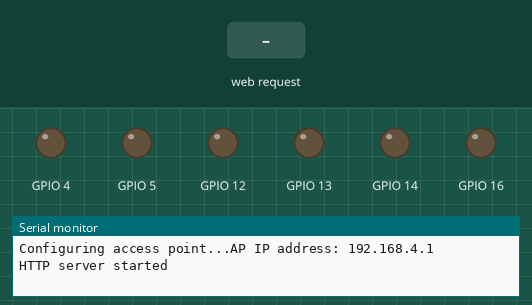
Bench run of a sketch on a simulated ESP8266 (NodeMCU). On the bench: output pins drawn as LEDs (lit = HIGH), the last lines printed to the serial monitor. The test bench sets the inputs (shaded band).

Above: at 2.2 s.
2.3 s: HTTP request GET /gpio/1 received
At 3.2 s:
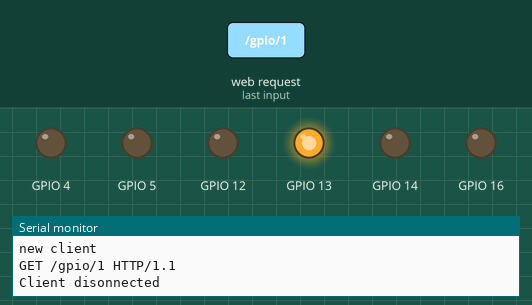
3.8 s: HTTP request GET /gpio/3 received
At 4.4 s:
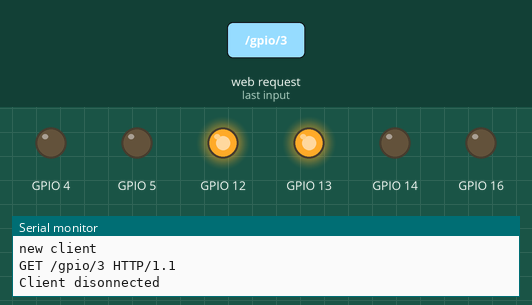
5.3 s: HTTP request GET /gpio/0 received
At 6.5 s:
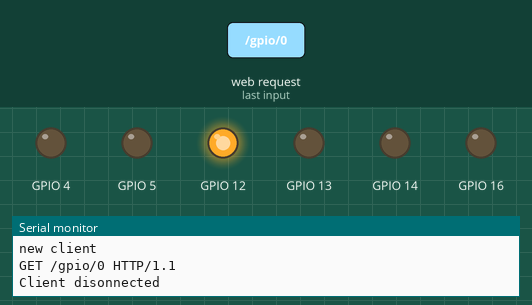
6.8 s: HTTP request GET /gpio/5 received
At 7.9 s:
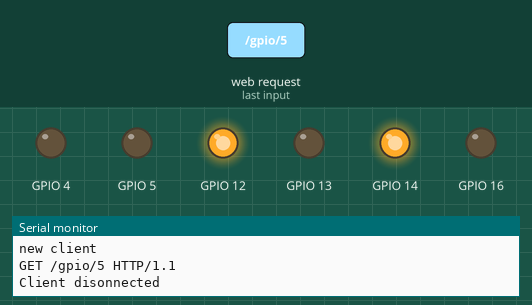
8.3 s: HTTP request GET /gpio/2 received
At 9.0 s:
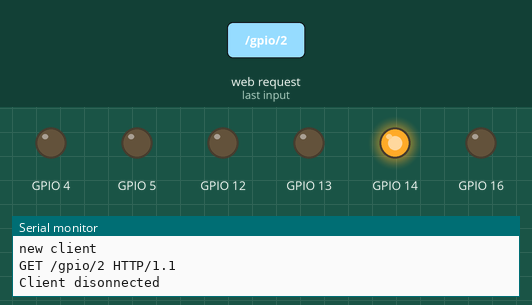
9.8 s: HTTP request GET /gpio/7 received
At 10.1 s:
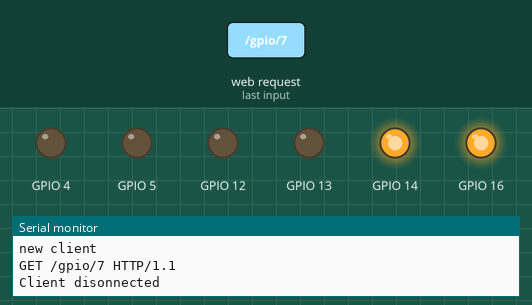
Timing chart, 0 to 12.3 s (numbered marks = the images above; inputs shaded):
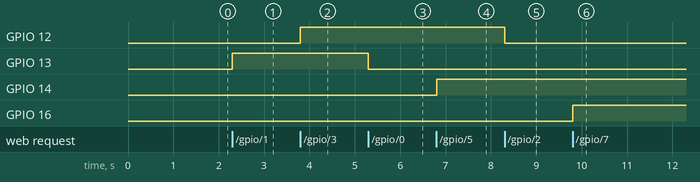

Measured:
- after the input at 2.3 s, GPIO 13: LOW → HIGH at once
- after the input at 3.8 s, GPIO 12: LOW → HIGH at once
- after the input at 5.3 s, GPIO 13: HIGH → LOW at once
- after the input at 6.8 s, GPIO 14: LOW → HIGH at once
- after the input at 8.3 s, GPIO 12: HIGH → LOW at once
- after the input at 9.8 s, GPIO 16: LOW → HIGH at once

The sketch:

code.ino
```cpp
/*
 * androidauto.ino
 *
 * Created: 14-Aug-16 2:04:31 PM
 * Author :NASEEFMK
 */

/* Create a WiFi access point and provide a web server on it. */

//#include <ESP8266WiFi.h>
//#include <WiFiClient.h>
//#include <ESP8266WebServer.h>
#include <ESP8266WiFi.h>
/* Set these to your desired credentials. */
const char *ssid = "MACHINSER";
const char *password = "123456789";

//ESP8266WebServer server(80);
WiFiServer server(80);


//void handleRoot() {
	//server.send(200, "text/html", "<h1>You are connected</h1>");
//}

void setup() {
	delay(1000);
	Serial.begin(115200);
	Serial.println();
	Serial.print("Configuring access point...");
	/* You can remove the password parameter if you want the AP to be open. */
	WiFi.softAP(ssid, password);

	IPAddress myIP = WiFi.softAPIP();
	Serial.print("AP IP address: ");
	Serial.println(myIP);
  pinMode(13, OUTPUT);
  digitalWrite(13, 0);
  pinMode(12, OUTPUT);
  digitalWrite(12, 0);
  pinMode(14, OUTPUT);
  digitalWrite(14, 0);
  pinMode(16, OUTPUT);
  digitalWrite(16, 0);
  pinMode(5, OUTPUT);
  digitalWrite(5, 0);
  pinMode(4, OUTPUT);
  digitalWrite(4, 0);


	//server.on("/", handleRoot);
	server.begin();
	Serial.println("HTTP server started");

}

void loop() {
  WiFiClient client = server.available();
  if (!client) {
    return;
  }

  // Wait until the client sends some data
  Serial.println("new client");
  while(!client.available()){
    delay(1);
  }

  // Read the first line of the request
  String req = client.readStringUntil('\r');
  Serial.println(req);
  client.flush();

  // Match the request
  char val;
  if (req.indexOf("/gpio/0") != -1)
    val = 0;
  else if (req.indexOf("/gpio/1") != -1)
    val = 1;
  else if (req.indexOf("/gpio/2") != -1)
    val=2;
  else if (req.indexOf("/gpio/3") != -1)
    val=3;
  else if (req.indexOf("/gpio/4") != -1)
    val=4;
  else if (req.indexOf("/gpio/5") != -1)
    val=5;
  else if (req.indexOf("/gpio/6") != -1)
    val=6;
  else if (req.indexOf("/gpio/7") != -1)
    val=7;
  else if (req.indexOf("/gpio/8") != -1)
    val=8;
  else if (req.indexOf("/gpio/9") != -1)
    val=9;
  else if (req.indexOf("/gpio/a") != -1)
    val=10;
  else if (req.indexOf("/gpio/b") != -1)
    val=11;
  //else if (req.indexOf("/gpio/12") != -1)
    //val=12;

  else {
    Serial.println("invalid request");
    client.stop();
    return;
  }


  switch(val)
  {
    case 0:
     digitalWrite(13,0);
     break;
    case 1:
    digitalWrite(13,1);
    break;
    case 2:
    digitalWrite(12,0);
    break;
    case 3:
    digitalWrite(12,1);
    break;
    case 4:
    digitalWrite(14,0);
    break;
    case 5:
    digitalWrite(14,1);
    break;
    case 6:
    digitalWrite(16,0);
    break;
    case 7:
    digitalWrite(16,1);
    break;
    case 8:
    digitalWrite(5,0);
    break;
    case 9:
    digitalWrite(5,1);
    break;
    case 10:
    digitalWrite(4,0);
    break;
    case 11:
    digitalWrite(4,1);

  }


  // Set GPIO2 according to the request
  //digitalWrite(13, val);

  client.flush();

  // Prepare the response
  String s = "HTTP/1.1 200 OK\r\nContent-Type: text/html\r\n\r\n<!DOCTYPE HTML>\r\n<html>\r\nGPIO is now ";
  s += (val)?"high":"low";
  s += "</html>\n";

  // Send the response to the client
  client.print(s);
  delay(1);
  Serial.println("Client disonnected");
	//server.handleClient();
}
```
